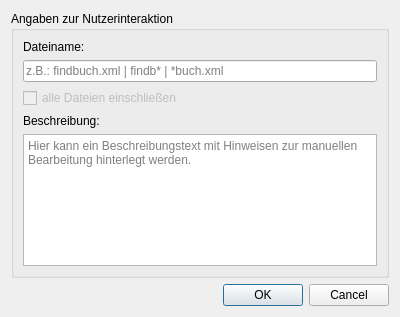
<?xml version="1.0" encoding="UTF-8"?>
<ui version="4.0">
 <class>providerScriptsConfigureUserInteractionDialog</class>
 <widget class="QDialog" name="providerScriptsConfigureUserInteractionDialog">
  <property name="geometry">
   <rect>
    <x>0</x>
    <y>0</y>
    <width>400</width>
    <height>317</height>
   </rect>
  </property>
  <property name="windowTitle">
   <string>Nutzerinteraktion konfigurieren</string>
  </property>
  <property name="modal">
   <bool>true</bool>
  </property>
  <layout class="QGridLayout" name="gridLayout">
   <item row="0" column="0">
    <widget class="QGroupBox" name="groupBox">
     <property name="title">
      <string>Angaben zur Nutzerinteraktion</string>
     </property>
     <layout class="QGridLayout" name="gridLayout_2">
      <item row="0" column="0">
       <widget class="QLabel" name="label">
        <property name="text">
         <string>Dateiname:</string>
        </property>
       </widget>
      </item>
      <item row="1" column="0">
       <widget class="QLineEdit" name="lineEdit_providerscript_user_interaction_filename">
        <property name="placeholderText">
         <string>z.B.: findbuch.xml | findb* | *buch.xml</string>
        </property>
       </widget>
      </item>
      <item row="2" column="0">
       <widget class="QCheckBox" name="checkBox_providerscript_user_interaction_include_all_files">
        <property name="enabled">
         <bool>false</bool>
        </property>
        <property name="toolTip">
         <string>Diese Funktionalität wird in einer späteren Version umgesetzt.</string>
        </property>
        <property name="text">
         <string>alle Dateien einschließen</string>
        </property>
       </widget>
      </item>
      <item row="3" column="0">
       <widget class="QLabel" name="label_2">
        <property name="text">
         <string>Beschreibung:</string>
        </property>
       </widget>
      </item>
      <item row="4" column="0">
       <widget class="QPlainTextEdit" name="plainTextEdit_providerscript_user_interaction_description">
        <property name="placeholderText">
         <string>Hier kann ein Beschreibungstext mit Hinweisen zur manuellen Bearbeitung hinterlegt werden.</string>
        </property>
       </widget>
      </item>
     </layout>
    </widget>
   </item>
   <item row="1" column="0">
    <widget class="QDialogButtonBox" name="buttonBox_providerscripts_user_interaction_configuration">
     <property name="orientation">
      <enum>Qt::Horizontal</enum>
     </property>
     <property name="standardButtons">
      <set>QDialogButtonBox::Cancel|QDialogButtonBox::Ok</set>
     </property>
    </widget>
   </item>
  </layout>
 </widget>
 <resources/>
 <connections>
  <connection>
   <sender>buttonBox_providerscripts_user_interaction_configuration</sender>
   <signal>accepted()</signal>
   <receiver>providerScriptsConfigureUserInteractionDialog</receiver>
   <slot>accept()</slot>
   <hints>
    <hint type="sourcelabel">
     <x>248</x>
     <y>254</y>
    </hint>
    <hint type="destinationlabel">
     <x>157</x>
     <y>274</y>
    </hint>
   </hints>
  </connection>
  <connection>
   <sender>buttonBox_providerscripts_user_interaction_configuration</sender>
   <signal>rejected()</signal>
   <receiver>providerScriptsConfigureUserInteractionDialog</receiver>
   <slot>reject()</slot>
   <hints>
    <hint type="sourcelabel">
     <x>316</x>
     <y>260</y>
    </hint>
    <hint type="destinationlabel">
     <x>286</x>
     <y>274</y>
    </hint>
   </hints>
  </connection>
 </connections>
</ui>
